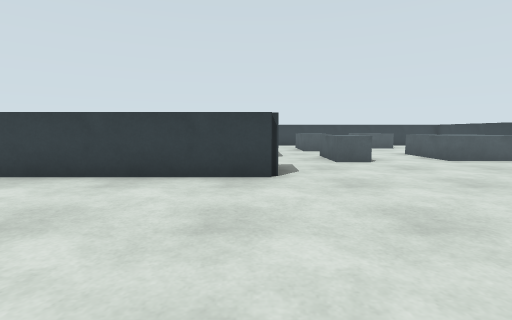
[1] (above)

24 first-person views from a walk through a world built for the Gazebo simulator. The camera is 0.9 m above the floor, tilts 6° down and sees 85° across. The floor is counted in squares, 1 m on a side. Each view is taken from the middle of a square. On the plan, view 1 faces up. The plan holds only what a view shows up to about 11 squares ahead; the rest is blank. The place goes on beyond the plan.

[2]
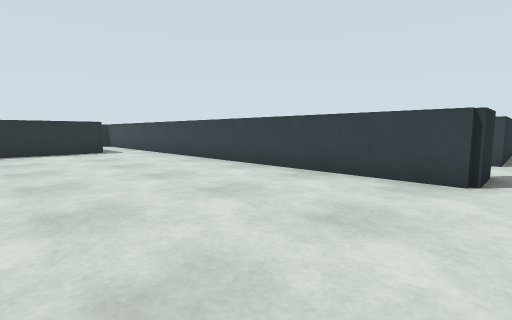

[3]
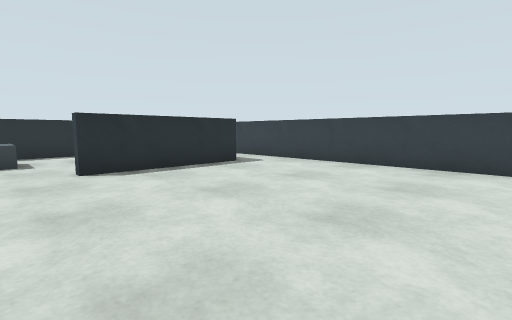

[4]
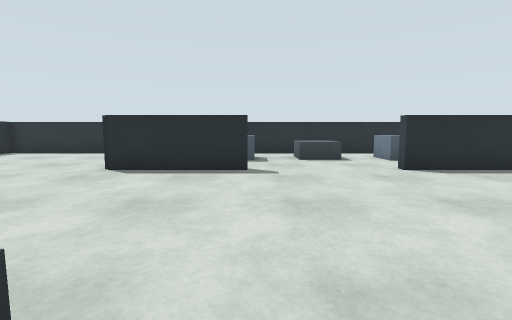

[5]
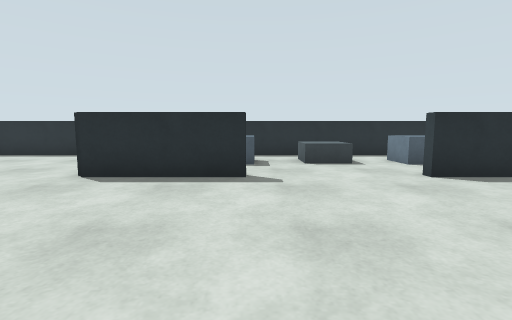

[6]
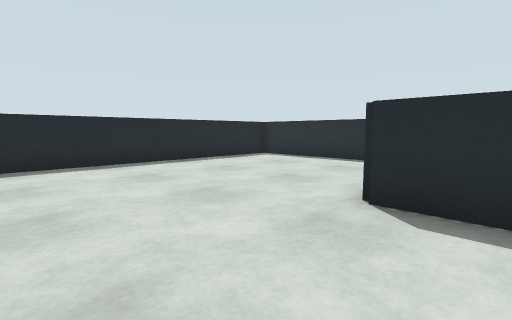

[7]
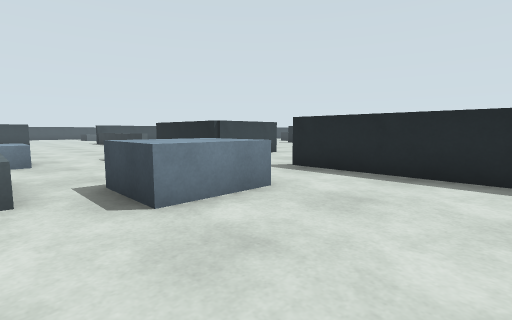

[8]
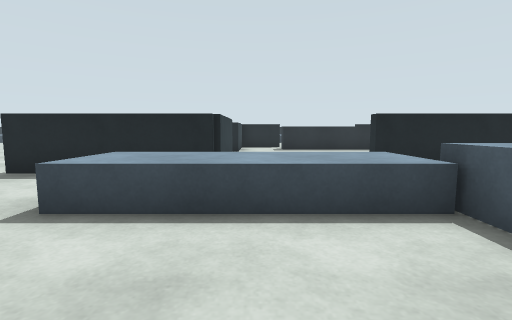

[9]
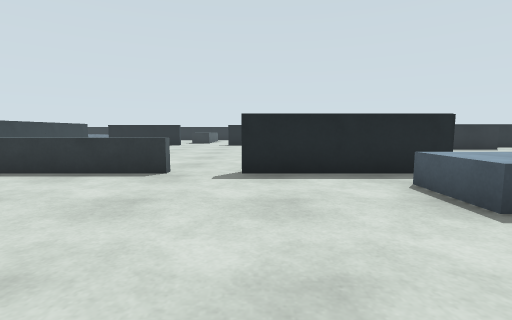

[10]
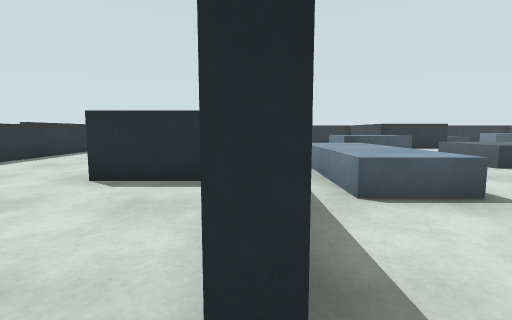

[11]
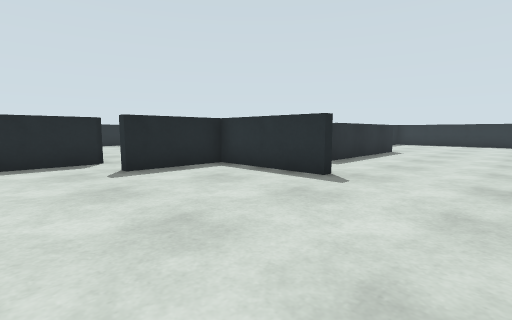

[12]
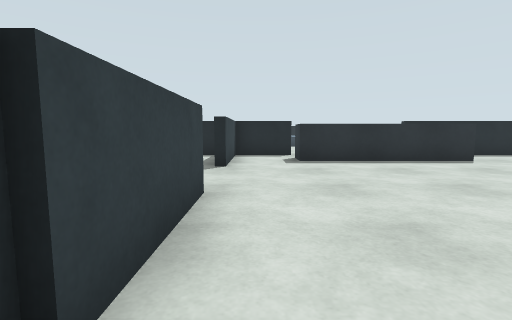

[13]
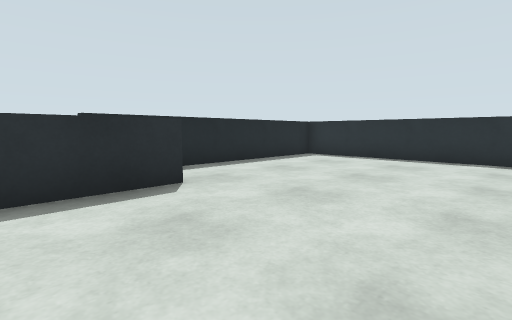

[14]
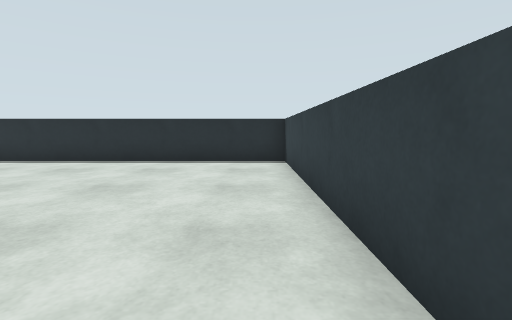

[15]
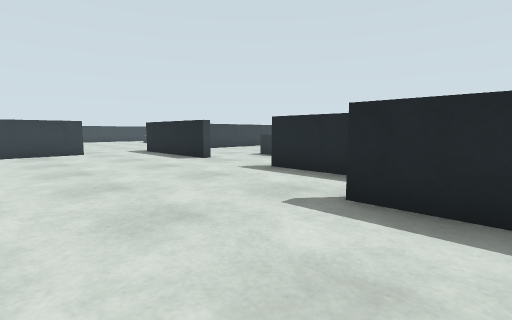

[16]
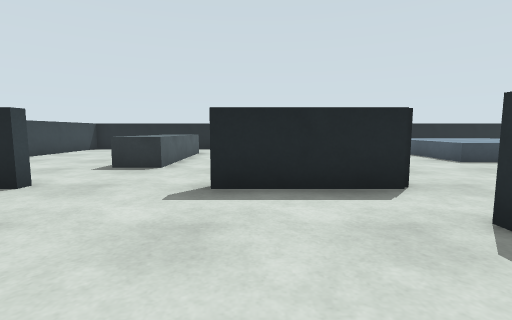

[17]
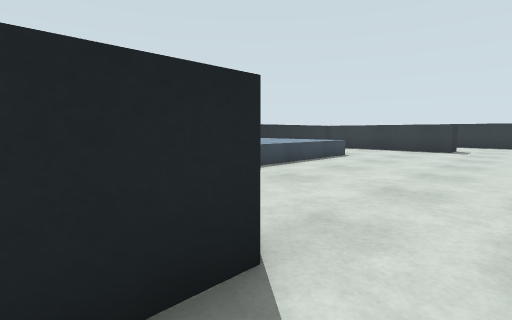

[18]
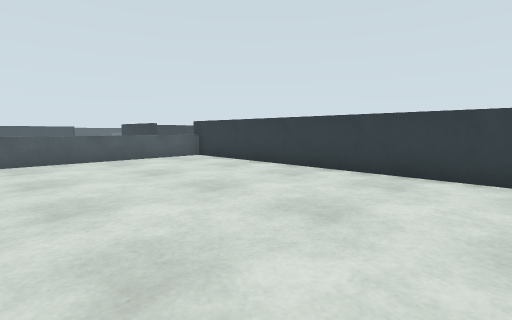

[19]
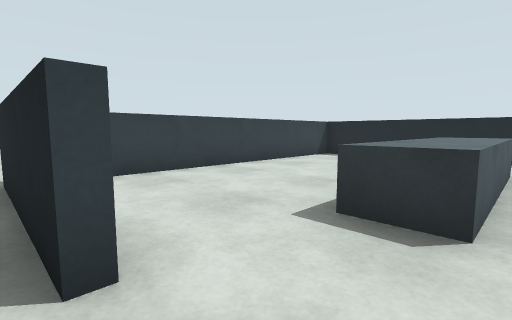

[20]
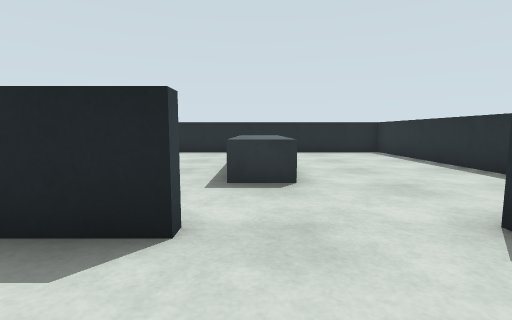

[21]
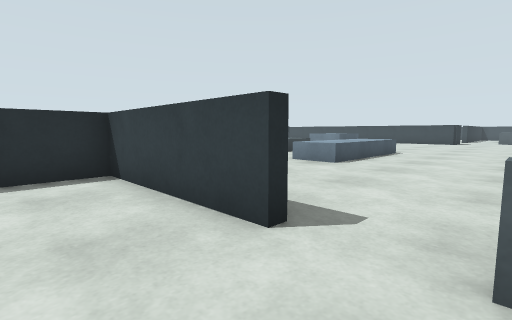

[22]
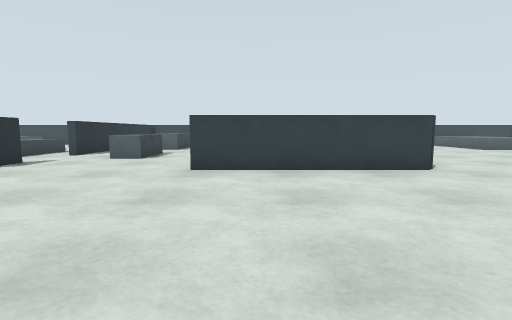

[23]
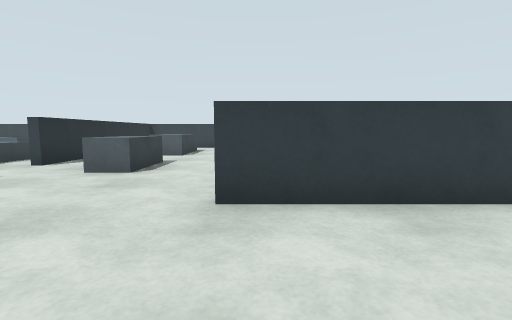

[24]
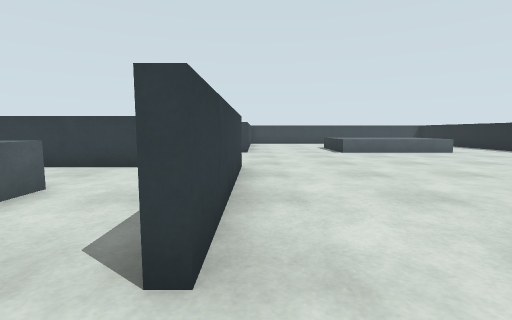

### Floor plan
Points are (right, up) in squares from view 1. A wall is a line through its corners. A room is listed if a view was taken in it or the views show most of it. See-through windows are left out.
Room 1 (views 1, 2, 3, 4, 5, 6, 7, 8, 9, 10, 11, 12, 15, 16, 17, 18, 19, 20, 21, 22, 23, 24)
walls: (-2.2, -15.6) (-2.2, -13.9) (2.3, -13.9) (2.3, -14.1) (-2, -14.1) (-2, -17); (-11.4, -4.1) (-11.4, -7.6); (-2, -19.9) (-2, -23.4) (0.8, -23.4) (0.8, -23.8); (0.4, 6.9) (0.4, 5.4) (-13.4, 5.4); (-11.4, 3.5) (-11.4, -0.6) (-11.8, -0.6); (-16.3, -9.6) (-16.3, -13.5); (11.2, 5.4) (5.5, 5.4) (5.5, 5.8); (-16.1, -13.9) (-5.5, -13.9) (-5.5, -14.2); (0.5, -25.3) (3.8, -25.3); (10.9, 7.9) (10.9, 11.4); (-16.3, 2.2) (-16.3, -4.4); (10.9, -22.9) (10.9, -13.8); (6.6, -25.3) (11, -25.3); (0.4, 13.1) (0.4, 9.1); (0.8, -28.6) (0.8, -32.5); (10.9, -32.5) (10.9, -26.8)
ways out: opening at (-3.2, -16.3) to room 2; opening at (0.5, -24.5) to room 2; opening at (0, 8)
objects: grey box (-15, -2) to (-14, -2); blue box (-14, -5) to (-14, -4); blue box (-14, 0) to (-14, 1); blue box (-7, -11) to (-5, -10); grey box (-6, -8) to (-4, -7); grey box (-6, -5); blue box (-5, -12) to (-1, -11); blue box (-1, -9) to (0, -4); grey box (2, 12) to (3, 13); grey box (3, 8) to (3, 10); grey box (4, -14) to (10, -14); wardrobe (6, -32) to (6, -28); grey box (6, 9) to (8, 11)
Room 2 (views 13, 14)
walls: (-4.4, -23.4) (-2.2, -23.4) (-2.2, -20); (-2.2, -17) (-2.2, -15.6); (-8.9, -14.1) (-16.3, -14.1) (-16.3, -23.4) (-8.5, -23.4)
ways out: opening at (-3.2, -16.3) to room 1; opening at (0.5, -24.5) to room 1
objects: cabinet (-9, -22) to (-4, -22); blue box (-7, -32) to (-3, -29)

Positions as (right, up) in squares from view 1, and headings:
1: (0, 0), facing up
2: (1, 0), facing up-left
3: (-5, -2), facing up-left
4: (-5, -4), facing left
5: (-6, -4), facing left
6: (-8, -6), facing down-left
7: (-10, -8), facing down-right
8: (-3, -8), facing down
9: (2, -8), facing down
10: (3, -14), facing left
11: (3, -17), facing down-left
12: (-3, -13), facing down
13: (-7, -17), facing down-left
14: (-8, -15), facing left
15: (-1, -20), facing down-right
16: (3, -21), facing down
17: (2, -24), facing down-left
18: (5, -23), facing up-right
19: (5, -25), facing down-right
20: (6, -23), facing down
21: (4, -16), facing up-left
22: (7, -1), facing up
23: (6, 2), facing up
24: (4, 5), facing right
